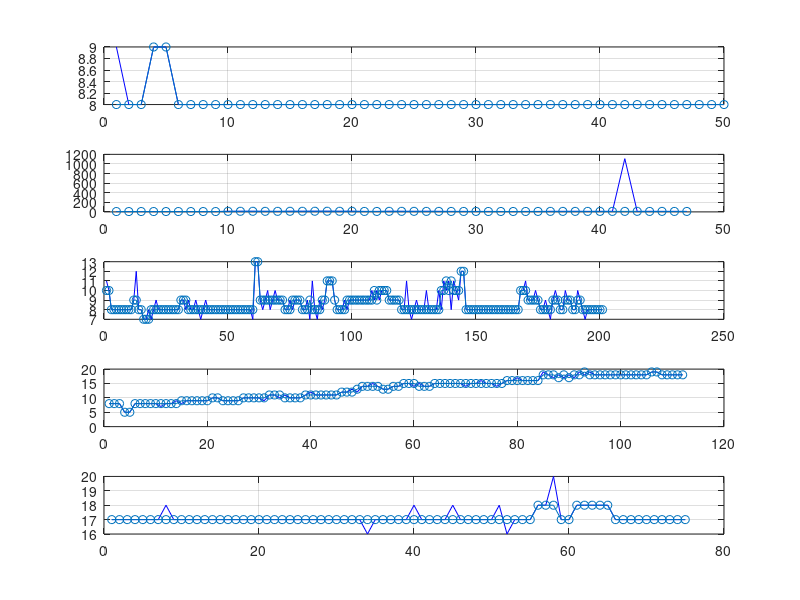
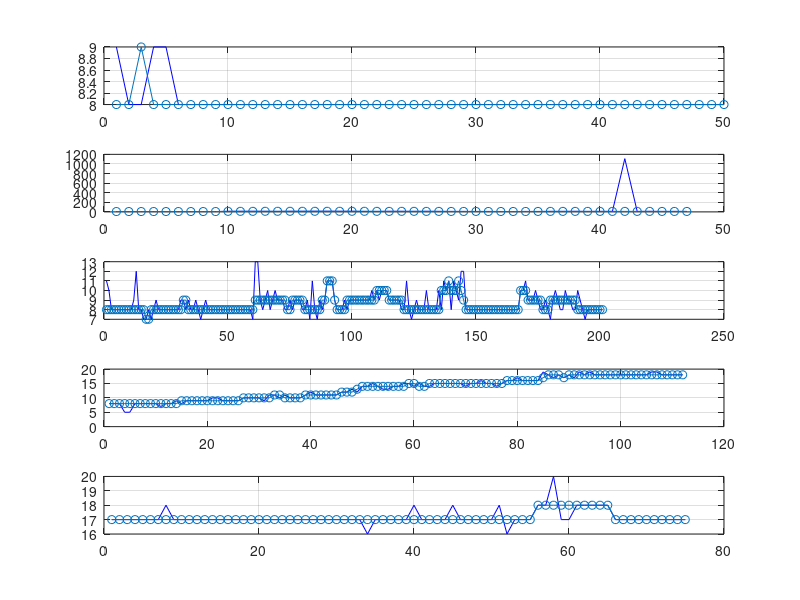
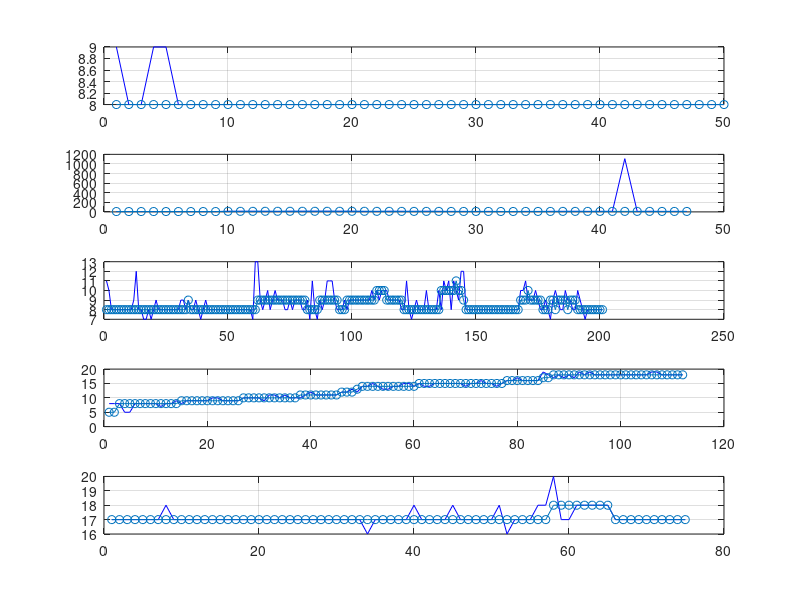
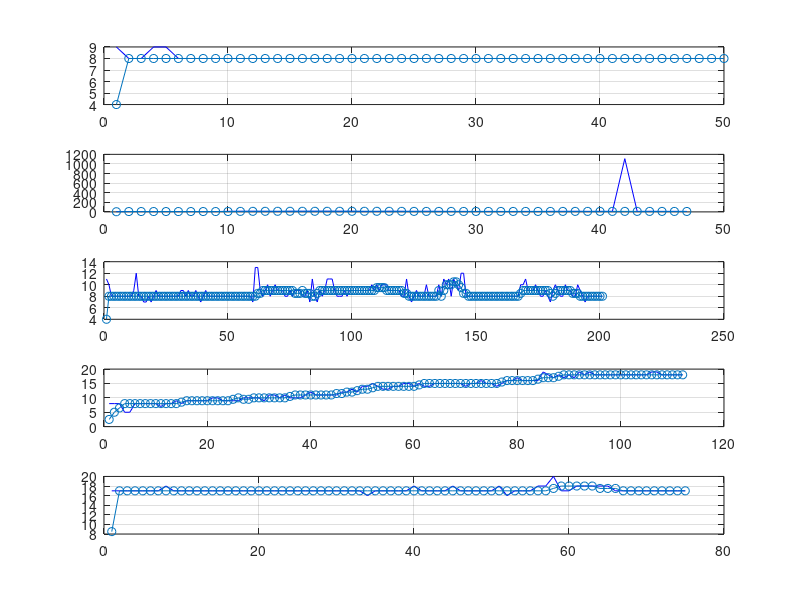

These charts were generated, in order, by the following MATLAB code: (Note: this script raises an error after producing the figures.)
%% Sensor readings

x1 = [9,
8,
8,
9,
9,
8,
8,
8,
8,
8,
8,
8,
8,
8,
8,
8,
8,
8,
8,
8,
8,
8,
8,
8,
8,
8,
8,
8,
8,
8,
8,
8,
8,
8,
8,
8,
8,
8,
8,
8,
8,
8,
8,
8,
8,
8,
8,
8,
8,
8 ];

x2 = [ 8,
8,
8,
8,
8,
8,
8,
8,
8,
12,
13,
13,
12,
10,
13,
13,
14,
14,
13,
13,
10,
10,
13,
12,
11,
13,
11,
10,
10,
9,
10,
9,
8,
10,
9,
11,
11,
12,
10,
11,
11,
1110,
9,
12,
10,
11,
10,];

x3 = [ 11,
10,
8,
8,
8,
8,
8,
8,
8,
8,
8,
9,
12,
8,
8,
7,
7,
8,
7,
8,
9,
8,
8,
8,
8,
8,
8,
8,
8,
8,
9,
9,
8,
9,
8,
8,
9,
8,
7,
8,
9,
8,
8,
8,
8,
8,
8,
8,
8,
8,
8,
8,
8,
8,
8,
8,
8,
8,
8,
7,
13,
13,
9,
8,
9,
10,
8,
9,
10,
9,
9,
9,
8,
8,
9,
8,
9,
9,
9,
8,
8,
9,
7,
11,
8,
7,
9,
8,
9,
11,
11,
11,
9,
8,
8,
8,
9,
8,
9,
9,
9,
9,
9,
9,
9,
9,
9,
10,
9,
10,
9,
10,
10,
10,
9,
9,
9,
9,
9,
8,
8,
11,
8,
7,
8,
9,
8,
8,
8,
10,
8,
8,
8,
8,
10,
8,
11,
10,
11,
8,
11,
10,
9,
12,
12,
8,
8,
8,
8,
8,
8,
8,
8,
8,
8,
8,
8,
8,
8,
8,
8,
8,
8,
8,
8,
8,
8,
10,
10,
11,
9,
9,
9,
10,
9,
8,
8,
9,
8,
7,
9,
10,
9,
8,
8,
10,
9,
9,
8,
8,
10,
9,
8,
7,
8,
8,
8,
8,
8,
8,
8,];

x4 = [ 8,
8,
8,
5,
5,
8,
8,
8,
8,
8,
7,
8,
8,
9,
8,
9,
9,
9,
9,
9,
10,
10,
9,
9,
9,
9,
10,
10,
10,
10,
9,
11,
11,
10,
11,
10,
10,
10,
11,
12,
11,
11,
11,
11,
11,
12,
12,
13,
12,
14,
14,
15,
14,
13,
13,
14,
14,
15,
15,
14,
15,
14,
14,
15,
15,
15,
15,
15,
15,
14,
15,
15,
16,
15,
15,
14,
15,
16,
16,
17,
16,
16,
16,
16,
19,
18,
17,
18,
17,
18,
17,
19,
18,
19,
18,
18,
18,
18,
18,
18,
18,
18,
18,
18,
18,
19,
19,
18,
18,
18,
18,
18,
];

x5 = [ 17,
17,
17,
17,
17,
17,
17,
18,
17,
17,
17,
17,
17,
17,
17,
17,
17,
17,
17,
17,
17,
17,
17,
17,
17,
17,
17,
17,
17,
17,
17,
17,
17,
16,
17,
17,
17,
17,
17,
18,
17,
17,
17,
17,
18,
17,
17,
17,
17,
17,
18,
16,
17,
17,
17,
18,
18,
20,
17,
17,
18,
18,
18,
18,
18,
17,
17,
17,
17,
17,
17,
17,
17,
17,
17,
];

%% End of sensor readings

% x1 - stable water level at 9.5 cm
% distance reading should be 8 cm

% x2 - water bottle is angles at about 45 degrees

% x3 - bottle is being shook and then stabilized

% x4 - water is consumed through a straw through till empty

% x5 - bottle is empty and trying to calibrate for maximum bottle height

% get length of data vectors
n1 = length(x1);
n2 = length(x2);
n3 = length(x3);
n4 = length(x4);
n5 = length(x5);

%% send data through median filter

% default window size = 3
y1 = medfilt1(x1);
y2 = medfilt1(x2);
y3 = medfilt1(x3);
y4 = medfilt1(x4);
y5 = medfilt1(x5);

% increase window size to 5
y1_5 = medfilt1(x1,5);
y2_5 = medfilt1(x2,5);
y3_5 = medfilt1(x3,5);
y4_5 = medfilt1(x4,5);
y5_5 = medfilt1(x5,5);

% increase window size to 7
y1_7 = medfilt1(x1,7);
y2_7 = medfilt1(x2,7);
y3_7 = medfilt1(x3,7);
y4_7 = medfilt1(x4,7);
y5_7 = medfilt1(x5,7);

% increase window size to 10
y1_10 = medfilt1(x1,10);
y2_10 = medfilt1(x2,10);
y3_10 = medfilt1(x3,10);
y4_10 = medfilt1(x4,10);
y5_10 = medfilt1(x5,10);

% use input data length as window size
y1_n = medfilt1(x1,n1);
y2_n = medfilt1(x2,n2);
y3_n = medfilt1(x3,n3);
y4_n = medfilt1(x4,n4);
y5_n = medfilt1(x5,n5);


%% visualize the filtered data

% window size = 3
figure(1);
subplot(5,1,1);
plot(x1, 'b-');
hold on;
grid on;
plot(y1, 'o-');
subplot(5,1,2);
plot(x2, 'b-');
hold on;
grid on;
plot(y2, 'o-');
subplot(5,1,3);
plot(x3, 'b-');
hold on;
grid on;
plot(y3, 'o-');
subplot(5,1,4);
plot(x4, 'b-');
hold on;
grid on;
plot(y4, 'o-');
subplot(5,1,5);
plot(x5, 'b-');
hold on;
grid on;
plot(y5, 'o-');

% window size = 5
figure(2);
subplot(5,1,1);
plot(x1, 'b-');
hold on;
grid on;
plot(y1_5, 'o-');
subplot(5,1,2);
plot(x2, 'b-');
hold on;
grid on;
plot(y2_5, 'o-');
subplot(5,1,3);
plot(x3, 'b-');
hold on;
grid on;
plot(y3_5, 'o-');
subplot(5,1,4);
plot(x4, 'b-');
hold on;
grid on;
plot(y4_5, 'o-');
subplot(5,1,5);
plot(x5, 'b-');
hold on;
grid on;
plot(y5_5, 'o-');

% window size = 7
figure(3);
subplot(5,1,1);
plot(x1, 'b-');
hold on;
grid on;
plot(y1_7, 'o-');
subplot(5,1,2);
plot(x2, 'b-');
hold on;
grid on;
plot(y2_7, 'o-');
subplot(5,1,3);
plot(x3, 'b-');
hold on;
grid on;
plot(y3_7, 'o-');
subplot(5,1,4);
plot(x4, 'b-');
hold on;
grid on;
plot(y4_7, 'o-');
subplot(5,1,5);
plot(x5, 'b-');
hold on;
grid on;
plot(y5_7, 'o-');

% window size = 10
figure(4);
subplot(5,1,1);
plot(x1, 'b-');
hold on;
grid on;
plot(y1_10, 'o-');
subplot(5,1,2);
plot(x2, 'b-');
hold on;
grid on;
plot(y2_10, 'o-');
subplot(5,1,3);
plot(x3, 'b-');
hold on;
grid on;
plot(y3_10, 'o-');
subplot(5,1,4);
plot(x4, 'b-');
hold on;
grid on;
plot(y4_10, 'o-');
subplot(5,1,5);
plot(x5, 'b-');
hold on;
grid on;
plot(y5_10, 'o-');

% window size = n
figure(5);
subplot(5,1,1);
plot(x1, 'b-');
hold on;
grid on;
plot(y1_n, 'o-');
subplot(5,1,2);
plot(x2, 'b-');
hold on;
grid on;
plot(y2_n, 'o-');
subplot(5,1,3);
plot(x3, 'b-');
hold on;
grid on;
plot(y3_n, 'o-');
subplot(5,1,4);
plot(x4, 'b-');
hold on;
grid on;
plot(y4_n, 'o-');
subplot(5,1,5);
plot(x5, 'b-');
hold on;
grid on;
plot(y5_n, 'o-');

%% get water level measurements using filtered distance

% define constants
WH_MAX = 16;
WH_OFF = 2;
WC_TOT = 700;

% window size = 3
[wh1, wl1, bc1, wc1] = processWaterLevel(WH_MAX,WH_OFF,WC_TOT,y1);
[wh2, wl2, bc2, wc2] = processWaterLevel(WH_MAX,WH_OFF,WC_TOT,y2);
[wh3, wl3, bc3, wc3] = processWaterLevel(WH_MAX,WH_OFF,WC_TOT,y3);
[wh4, wl4, bc4, wc4] = processWaterLevel(WH_MAX,WH_OFF,WC_TOT,y4);
[wh5, wl5, bc5, wc5] = processWaterLevel(WH_MAX,WH_OFF,WC_TOT,y5);

% window size = 5
[wh1_5, wl1_5, bc1_5, wc1_5] = processWaterLevel(WH_MAX,WH_OFF,WC_TOT,y1_5);
[wh2_5, wl2_5, bc2_5, wc2_5] = processWaterLevel(WH_MAX,WH_OFF,WC_TOT,y2_5);
[wh3_5, wl3_5, bc3_5, wc3_5] = processWaterLevel(WH_MAX,WH_OFF,WC_TOT,y3_5);
[wh4_5, wl4_5, bc4_5, wc4_5] = processWaterLevel(WH_MAX,WH_OFF,WC_TOT,y4_5);
[wh5_5, wl5_5, bc5_5, wc5_5] = processWaterLevel(WH_MAX,WH_OFF,WC_TOT,y5_5);

% window size = 7
[wh1_7, wl1_7, bc1_7, wc1_7] = processWaterLevel(WH_MAX,WH_OFF,WC_TOT,y1_7);
[wh2_7, wl2_7, bc2_7, wc2_7] = processWaterLevel(WH_MAX,WH_OFF,WC_TOT,y2_7);
[wh3_7, wl3_7, bc3_7, wc3_7] = processWaterLevel(WH_MAX,WH_OFF,WC_TOT,y3_7);
[wh4_7, wl4_7, bc4_7, wc4_7] = processWaterLevel(WH_MAX,WH_OFF,WC_TOT,y4_7);
[wh5_7, wl5_7, bc5_7, wc5_7] = processWaterLevel(WH_MAX,WH_OFF,WC_TOT,y5_7);

% window size = 10
[wh1_10, wl1_10, bc1_10, wc1_10] = processWaterLevel(WH_MAX,WH_OFF,WC_TOT,y1_10);
[wh2_10, wl2_10, bc2_10, wc2_10] = processWaterLevel(WH_MAX,WH_OFF,WC_TOT,y2_10);
[wh3_10, wl3_10, bc3_10, wc3_10] = processWaterLevel(WH_MAX,WH_OFF,WC_TOT,y3_10);
[wh4_10, wl4_10, bc4_10, wc4_10] = processWaterLevel(WH_MAX,WH_OFF,WC_TOT,y4_10);
[wh5_10, wl5_10, bc5_10, wc5_10] = processWaterLevel(WH_MAX,WH_OFF,WC_TOT,y5_10);

% window size = n
[wh1_n, wl1_n, bc1_n, wc1_n] = processWaterLevel(WH_MAX,WH_OFF,WC_TOT,y1_n);
[wh2_n, wl2_n, bc2_n, wc2_n] = processWaterLevel(WH_MAX,WH_OFF,WC_TOT,y2_n);
[wh3_n, wl3_n, bc3_n, wc3_n] = processWaterLevel(WH_MAX,WH_OFF,WC_TOT,y3_n);
[wh4_n, wl4_n, bc4_n, wc4_n] = processWaterLevel(WH_MAX,WH_OFF,WC_TOT,y4_n);
[wh5_n, wl5_n, bc5_n, wc5_n] = processWaterLevel(WH_MAX,WH_OFF,WC_TOT,y5_n);

%plot the water consumption

figure(6);
grid on;
subplot(5,1,1);
plot(wc1);
subplot(5,1,2);
plot(wc2);
subplot(5,1,3);
plot(wc3);
subplot(5,1,4);
plot(wc4);
subplot(5,1,5);
plot(wc5);

figure(7);
grid on;
subplot(5,1,1);
plot(wc1_5);
subplot(5,1,2);
plot(wc2_5);
subplot(5,1,3);
plot(wc3_5);
subplot(5,1,4);
plot(wc4_5);
subplot(5,1,5);
plot(wc5_5);

figure(8);
grid on;
subplot(5,1,1);
plot(wc1_7);
subplot(5,1,2);
plot(wc2_7);
subplot(5,1,3);
plot(wc3_7);
subplot(5,1,4);
plot(wc4_7);
subplot(5,1,5);
plot(wc5_7);

figure(9);
grid on;
subplot(5,1,1);
plot(wc1_10);
subplot(5,1,2);
plot(wc2_10);
subplot(5,1,3);
plot(wc3_10);
subplot(5,1,4);
plot(wc4_10);
subplot(5,1,5);
plot(wc5_10);

figure(10);
grid on;
subplot(5,1,1);
plot(wc1_n);
subplot(5,1,2);
plot(wc2_n);
subplot(5,1,3);
plot(wc3_n);
subplot(5,1,4);
plot(wc4_n);
subplot(5,1,5);
plot(wc5_n);


%% function to process water level measurements

function [waterHeight, waterLevel, bottleCapacity, waterConsumption] = processWaterLevel(WH_MAX,WH_OFF,WC_TOT,distance)

for index = distance
    waterHeight = WH_MAX + WH_OFF - index;
end

waterLevel = waterHeight ./ WH_MAX .* 100;

bottleCapacity = waterLevel ./ 100 * WC_TOT;

for i = bottleCapacity
    waterConsumption = WC_TOT - i;
end

end










